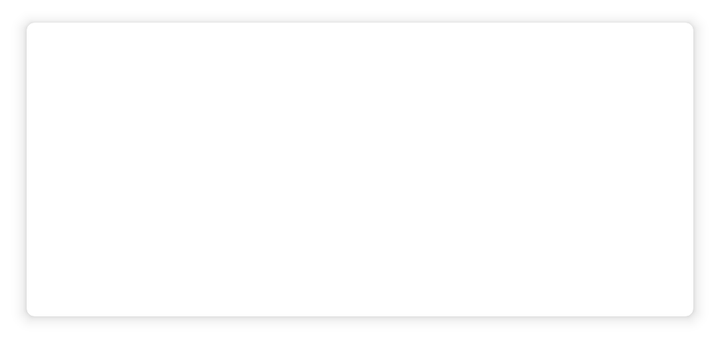
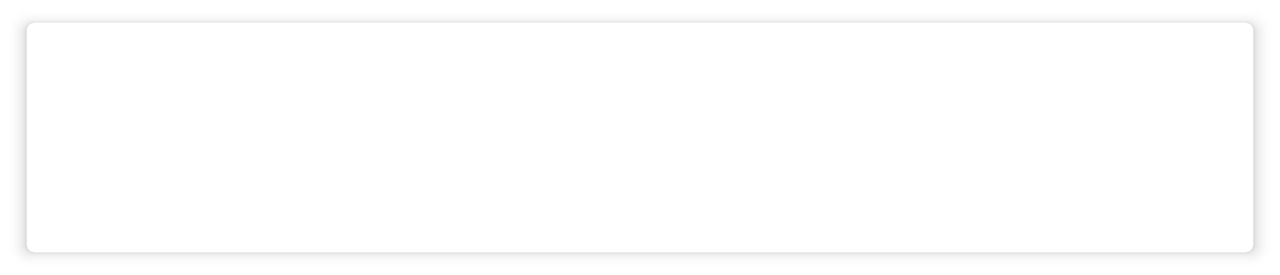

Two renders of one Android screen. The first uses the default layout on a phone; the second uses the alternative layout the repository ships for a different screen configuration, on a matching device. The two XML files are below.
<!-- AndroidManifest.xml: application theme Theme.MovieRating -->
<!-- res/layout/lineal_movie_item.xml -->
<?xml version="1.0" encoding="utf-8"?>
<androidx.cardview.widget.CardView xmlns:android="http://schemas.android.com/apk/res/android"
    xmlns:app="http://schemas.android.com/apk/res-auto"
    xmlns:tools="http://schemas.android.com/tools"
    android:layout_width="match_parent"
    android:layout_height="wrap_content"
    android:layout_marginStart="8dp"
    android:layout_marginTop="4dp"
    android:layout_marginEnd="8dp"
    android:layout_marginBottom="4dp"
    app:cardCornerRadius="4dp"
    app:cardElevation="4dp"
    app:cardUseCompatPadding="true"

    >

    <androidx.constraintlayout.widget.ConstraintLayout
        android:layout_width="match_parent"
        android:layout_height="147dp">

        <TextView
            android:id="@+id/tv_movie_name_lineal"
            android:layout_width="234dp"
            android:layout_height="21dp"
            android:background="@drawable/rectangle"
            app:layout_constraintBottom_toBottomOf="parent"
            app:layout_constraintEnd_toEndOf="parent"
            app:layout_constraintHorizontal_bias="0.019"
            app:layout_constraintStart_toStartOf="parent"
            app:layout_constraintTop_toTopOf="parent"
            app:layout_constraintVertical_bias="0.968" />

        <ImageView
            android:id="@+id/image_movie_item_lineal"
            android:layout_width="156dp"
            android:layout_height="107dp"
            android:background="@drawable/rectangle"
            app:layout_constraintBottom_toBottomOf="parent"
            app:layout_constraintEnd_toEndOf="parent"
            app:layout_constraintHorizontal_bias="0.014"
            app:layout_constraintStart_toStartOf="parent"
            app:layout_constraintTop_toTopOf="parent"
            app:layout_constraintVertical_bias="0.179"
            app:srcCompat="@drawable/ic_launcher_background" />

        <TextView
            android:id="@+id/tv_movie_description_lineal"
            android:layout_width="157dp"
            android:layout_height="87dp"
            android:background="@drawable/rectangle"
            android:ellipsize="end"
            android:maxLines="4"
            app:layout_constraintBottom_toBottomOf="parent"
            app:layout_constraintEnd_toEndOf="parent"
            app:layout_constraintHorizontal_bias="0.967"
            app:layout_constraintStart_toStartOf="parent"
            app:layout_constraintTop_toTopOf="parent"
            app:layout_constraintVertical_bias="0.491" />

        <TextView
            android:id="@+id/tv_movie_rate_lineal"
            android:layout_width="98dp"
            android:layout_height="19dp"
            android:background="@drawable/rectangle"
            app:layout_constraintBottom_toBottomOf="parent"
            app:layout_constraintEnd_toEndOf="parent"
            app:layout_constraintHorizontal_bias="0.77"
            app:layout_constraintStart_toStartOf="parent"
            app:layout_constraintTop_toTopOf="parent"
            app:layout_constraintVertical_bias="0.062" />

        <TextView
            android:id="@+id/tv_movie_relise_lineal"
            android:layout_width="94dp"
            android:layout_height="21dp"
            android:background="@drawable/rectangle"
            app:layout_constraintBottom_toBottomOf="parent"
            app:layout_constraintEnd_toEndOf="parent"
            app:layout_constraintHorizontal_bias="0.975"
            app:layout_constraintStart_toStartOf="parent"
            app:layout_constraintTop_toTopOf="parent"
            app:layout_constraintVertical_bias="0.968" />
    </androidx.constraintlayout.widget.ConstraintLayout>

</androidx.cardview.widget.CardView>
<!-- resources referenced by this layout -->
<resources>
  <style name="Theme.MovieRating" parent="Theme.MaterialComponents.DayNight.DarkActionBar">
          
          <item name="colorPrimary">@color/purple_500</item>
          <item name="colorPrimaryVariant">@color/purple_700</item>
          <item name="colorOnPrimary">@color/white</item>
          
          <item name="colorSecondary">@color/teal_200</item>
          <item name="colorSecondaryVariant">@color/teal_700</item>
          <item name="colorOnSecondary">@color/black</item>
          
          <item name="android:statusBarColor" tools:targetApi="l">?attr/colorPrimaryVariant</item>
          
      </style>
</resources>
<!-- res/layout-land/lineal_movie_item.xml (the repository's variant of the layout above) -->
<!-- drawn on the phone turned sideways -->
<?xml version="1.0" encoding="utf-8"?>
<androidx.cardview.widget.CardView xmlns:android="http://schemas.android.com/apk/res/android"
    xmlns:app="http://schemas.android.com/apk/res-auto"
    xmlns:tools="http://schemas.android.com/tools"
    android:layout_width="match_parent"
    android:layout_height="wrap_content"
    android:layout_marginStart="8dp"
    android:layout_marginTop="4dp"
    android:layout_marginEnd="8dp"
    android:layout_marginBottom="4dp"
    app:cardCornerRadius="4dp"
    app:cardElevation="4dp"
    app:cardUseCompatPadding="true"

    >

    <androidx.constraintlayout.widget.ConstraintLayout
        android:layout_width="match_parent"
        android:layout_height="wrap_content">

        <TextView
            android:id="@+id/tv_movie_name_lineal"
            android:layout_width="0dp"
            android:layout_height="wrap_content"
            android:background="@drawable/rectangle"
            app:layout_constraintEnd_toEndOf="parent"
            app:layout_constraintStart_toStartOf="@+id/image_movie_item_lineal"
            app:layout_constraintTop_toBottomOf="@+id/barrier6"  />

        <ImageView
            android:id="@+id/image_movie_item_lineal"
            android:layout_width="0dp"
            android:layout_height="0dp"
            android:layout_marginTop="4dp"
            android:background="@drawable/rectangle"
            app:layout_constraintHeight_percent="0.8"
            app:layout_constraintWidth_percent="0.2"
            app:layout_constraintStart_toStartOf="parent"
            app:layout_constraintTop_toTopOf="parent"

            app:srcCompat="@drawable/ic_launcher_background" />

        <TextView
            android:id="@+id/tv_movie_description_lineal"
            android:layout_width="0dp"
            android:layout_height="wrap_content"
            android:layout_marginTop="2dp"
            android:background="@drawable/rectangle"
            android:ellipsize="end"
            android:maxLines="3"
            app:layout_constraintEnd_toEndOf="@+id/tv_movie_relise_lineal"
            app:layout_constraintHorizontal_bias="0.0"
            app:layout_constraintStart_toStartOf="@+id/tv_movie_relise_lineal"
            app:layout_constraintTop_toBottomOf="@+id/tv_movie_relise_lineal" />

        <TextView
            android:id="@+id/tv_movie_rate_lineal"
            android:layout_width="0dp"
            android:layout_height="wrap_content"
            android:layout_marginHorizontal="8dp"
            android:layout_marginTop="5dp"
            app:layout_constraintEnd_toEndOf="parent"
            app:layout_constraintStart_toStartOf="@+id/barrier4"
            app:layout_constraintTop_toTopOf="parent" />

        <TextView
            android:id="@+id/tv_movie_relise_lineal"
            android:layout_width="0dp"
            android:layout_height="wrap_content"
            android:layout_marginTop="2dp"
            android:background="@drawable/rectangle"
            app:layout_constraintEnd_toEndOf="@+id/tv_movie_rate_lineal"
            app:layout_constraintHorizontal_bias="0.0"
            app:layout_constraintStart_toStartOf="@+id/tv_movie_rate_lineal"
            app:layout_constraintTop_toBottomOf="@+id/tv_movie_rate_lineal" />

        <androidx.constraintlayout.widget.Barrier
            android:id="@+id/barrier4"
            android:layout_width="wrap_content"
            android:layout_height="wrap_content"
            app:barrierDirection="right"
            app:constraint_referenced_ids="image_movie_item_lineal"
            tools:layout_editor_absoluteX="157dp" />

        <androidx.constraintlayout.widget.Barrier
            android:id="@+id/barrier6"
            android:layout_width="wrap_content"
            android:layout_height="wrap_content"
            app:barrierDirection="bottom"
            app:constraint_referenced_ids="image_movie_item_lineal" />
    </androidx.constraintlayout.widget.ConstraintLayout>

</androidx.cardview.widget.CardView>
